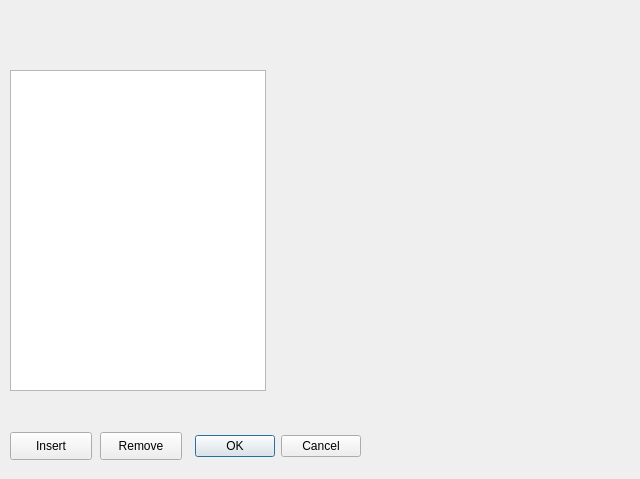
<?xml version="1.0" encoding="UTF-8"?>
<ui version="4.0">
 <class>Dialog</class>
 <widget class="QDialog" name="Dialog">
  <property name="geometry">
   <rect>
    <x>0</x>
    <y>0</y>
    <width>640</width>
    <height>479</height>
   </rect>
  </property>
  <property name="windowTitle">
   <string>Computing Modules</string>
  </property>
  <widget class="QDialogButtonBox" name="buttonBox">
   <property name="enabled">
    <bool>true</bool>
   </property>
   <property name="geometry">
    <rect>
     <x>190</x>
     <y>430</y>
     <width>171</width>
     <height>32</height>
    </rect>
   </property>
   <property name="orientation">
    <enum>Qt::Horizontal</enum>
   </property>
   <property name="standardButtons">
    <set>QDialogButtonBox::Cancel|QDialogButtonBox::Ok</set>
   </property>
  </widget>
  <widget class="QListWidget" name="listWidget">
   <property name="geometry">
    <rect>
     <x>10</x>
     <y>70</y>
     <width>256</width>
     <height>321</height>
    </rect>
   </property>
  </widget>
  <widget class="QPushButton" name="pushButton">
   <property name="geometry">
    <rect>
     <x>10</x>
     <y>432</y>
     <width>82</width>
     <height>28</height>
    </rect>
   </property>
   <property name="text">
    <string>Insert</string>
   </property>
  </widget>
  <widget class="QPushButton" name="pushButton_2">
   <property name="geometry">
    <rect>
     <x>100</x>
     <y>432</y>
     <width>82</width>
     <height>28</height>
    </rect>
   </property>
   <property name="text">
    <string>Remove</string>
   </property>
  </widget>
 </widget>
 <resources/>
 <connections>
  <connection>
   <sender>buttonBox</sender>
   <signal>accepted()</signal>
   <receiver>Dialog</receiver>
   <slot>accept()</slot>
   <hints>
    <hint type="sourcelabel">
     <x>248</x>
     <y>254</y>
    </hint>
    <hint type="destinationlabel">
     <x>157</x>
     <y>274</y>
    </hint>
   </hints>
  </connection>
  <connection>
   <sender>buttonBox</sender>
   <signal>rejected()</signal>
   <receiver>Dialog</receiver>
   <slot>reject()</slot>
   <hints>
    <hint type="sourcelabel">
     <x>316</x>
     <y>260</y>
    </hint>
    <hint type="destinationlabel">
     <x>286</x>
     <y>274</y>
    </hint>
   </hints>
  </connection>
 </connections>
</ui>
